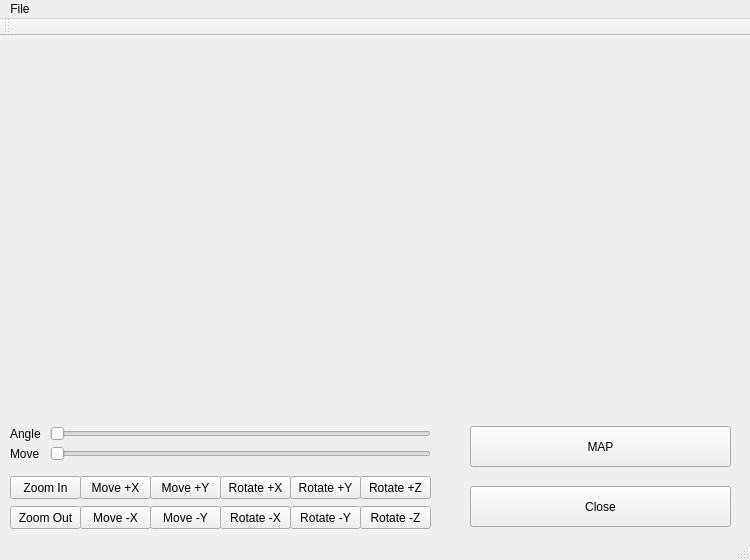
<?xml version="1.0" encoding="UTF-8"?>
<ui version="4.0">
 <class>Window</class>
 <widget class="QMainWindow" name="Window">
  <property name="geometry">
   <rect>
    <x>0</x>
    <y>0</y>
    <width>750</width>
    <height>560</height>
   </rect>
  </property>
  <property name="windowTitle">
   <string>Window</string>
  </property>
  <widget class="QWidget" name="centralWidget">
   <widget class="GLWidget" name="widget" native="true">
    <property name="geometry">
     <rect>
      <x>10</x>
      <y>10</y>
      <width>421</width>
      <height>361</height>
     </rect>
    </property>
   </widget>
   <widget class="QLabel" name="label_pic">
    <property name="geometry">
     <rect>
      <x>460</x>
      <y>10</y>
      <width>271</width>
      <height>361</height>
     </rect>
    </property>
    <property name="frameShadow">
     <enum>QFrame::Plain</enum>
    </property>
    <property name="text">
     <string/>
    </property>
   </widget>
   <widget class="QLabel" name="Angle">
    <property name="geometry">
     <rect>
      <x>10</x>
      <y>390</y>
      <width>41</width>
      <height>16</height>
     </rect>
    </property>
    <property name="text">
     <string>Angle</string>
    </property>
   </widget>
   <widget class="QSlider" name="horizontalSlider">
    <property name="geometry">
     <rect>
      <x>50</x>
      <y>390</y>
      <width>381</width>
      <height>16</height>
     </rect>
    </property>
    <property name="minimum">
     <number>5</number>
    </property>
    <property name="maximum">
     <number>360</number>
    </property>
    <property name="orientation">
     <enum>Qt::Horizontal</enum>
    </property>
   </widget>
   <widget class="QLabel" name="label">
    <property name="geometry">
     <rect>
      <x>10</x>
      <y>410</y>
      <width>41</width>
      <height>16</height>
     </rect>
    </property>
    <property name="text">
     <string>Move</string>
    </property>
   </widget>
   <widget class="QSlider" name="horizontalSlider_2">
    <property name="geometry">
     <rect>
      <x>50</x>
      <y>410</y>
      <width>381</width>
      <height>16</height>
     </rect>
    </property>
    <property name="minimum">
     <number>1</number>
    </property>
    <property name="orientation">
     <enum>Qt::Horizontal</enum>
    </property>
   </widget>
   <widget class="QPushButton" name="zoomIn">
    <property name="geometry">
     <rect>
      <x>10</x>
      <y>440</y>
      <width>71</width>
      <height>23</height>
     </rect>
    </property>
    <property name="text">
     <string>Zoom In</string>
    </property>
   </widget>
   <widget class="QPushButton" name="zoomOut">
    <property name="geometry">
     <rect>
      <x>10</x>
      <y>470</y>
      <width>71</width>
      <height>23</height>
     </rect>
    </property>
    <property name="text">
     <string>Zoom Out</string>
    </property>
   </widget>
   <widget class="QPushButton" name="map">
    <property name="geometry">
     <rect>
      <x>470</x>
      <y>390</y>
      <width>261</width>
      <height>41</height>
     </rect>
    </property>
    <property name="text">
     <string>MAP</string>
    </property>
    <property name="iconSize">
     <size>
      <width>16</width>
      <height>16</height>
     </size>
    </property>
    <property name="autoDefault">
     <bool>false</bool>
    </property>
   </widget>
   <widget class="QPushButton" name="movePX">
    <property name="geometry">
     <rect>
      <x>80</x>
      <y>440</y>
      <width>71</width>
      <height>23</height>
     </rect>
    </property>
    <property name="text">
     <string>Move +X</string>
    </property>
   </widget>
   <widget class="QPushButton" name="moveMX">
    <property name="geometry">
     <rect>
      <x>80</x>
      <y>470</y>
      <width>71</width>
      <height>23</height>
     </rect>
    </property>
    <property name="text">
     <string>Move -X</string>
    </property>
   </widget>
   <widget class="QPushButton" name="movePY">
    <property name="geometry">
     <rect>
      <x>150</x>
      <y>440</y>
      <width>71</width>
      <height>23</height>
     </rect>
    </property>
    <property name="text">
     <string>Move +Y</string>
    </property>
   </widget>
   <widget class="QPushButton" name="moveMY">
    <property name="geometry">
     <rect>
      <x>150</x>
      <y>470</y>
      <width>71</width>
      <height>23</height>
     </rect>
    </property>
    <property name="text">
     <string>Move -Y</string>
    </property>
   </widget>
   <widget class="QPushButton" name="rotatePX">
    <property name="geometry">
     <rect>
      <x>220</x>
      <y>440</y>
      <width>71</width>
      <height>23</height>
     </rect>
    </property>
    <property name="text">
     <string>Rotate +X</string>
    </property>
   </widget>
   <widget class="QPushButton" name="rotateMY">
    <property name="geometry">
     <rect>
      <x>290</x>
      <y>470</y>
      <width>71</width>
      <height>23</height>
     </rect>
    </property>
    <property name="text">
     <string>Rotate -Y</string>
    </property>
   </widget>
   <widget class="QPushButton" name="rotateMX">
    <property name="geometry">
     <rect>
      <x>220</x>
      <y>470</y>
      <width>71</width>
      <height>23</height>
     </rect>
    </property>
    <property name="text">
     <string>Rotate -X</string>
    </property>
   </widget>
   <widget class="QPushButton" name="rotatePY">
    <property name="geometry">
     <rect>
      <x>290</x>
      <y>440</y>
      <width>71</width>
      <height>23</height>
     </rect>
    </property>
    <property name="text">
     <string>Rotate +Y</string>
    </property>
   </widget>
   <widget class="QPushButton" name="rotatePZ">
    <property name="geometry">
     <rect>
      <x>360</x>
      <y>440</y>
      <width>71</width>
      <height>23</height>
     </rect>
    </property>
    <property name="text">
     <string>Rotate +Z</string>
    </property>
   </widget>
   <widget class="QPushButton" name="rotateMZ">
    <property name="geometry">
     <rect>
      <x>360</x>
      <y>470</y>
      <width>71</width>
      <height>23</height>
     </rect>
    </property>
    <property name="text">
     <string>Rotate -Z</string>
    </property>
   </widget>
   <widget class="QPushButton" name="closemain">
    <property name="geometry">
     <rect>
      <x>470</x>
      <y>450</y>
      <width>261</width>
      <height>41</height>
     </rect>
    </property>
    <property name="text">
     <string>Close</string>
    </property>
   </widget>
  </widget>
  <widget class="QMenuBar" name="menuBar">
   <property name="geometry">
    <rect>
     <x>0</x>
     <y>0</y>
     <width>750</width>
     <height>20</height>
    </rect>
   </property>
   <widget class="QMenu" name="menuFile">
    <property name="title">
     <string>File</string>
    </property>
   </widget>
   <addaction name="menuFile"/>
  </widget>
  <widget class="QToolBar" name="mainToolBar">
   <attribute name="toolBarArea">
    <enum>TopToolBarArea</enum>
   </attribute>
   <attribute name="toolBarBreak">
    <bool>false</bool>
   </attribute>
  </widget>
  <widget class="QStatusBar" name="statusBar"/>
 </widget>
 <layoutdefault spacing="6" margin="11"/>
 <customwidgets>
  <customwidget>
   <class>GLWidget</class>
   <extends>QWidget</extends>
   <header>glwidget.h</header>
   <container>1</container>
  </customwidget>
 </customwidgets>
 <resources/>
 <connections/>
</ui>
